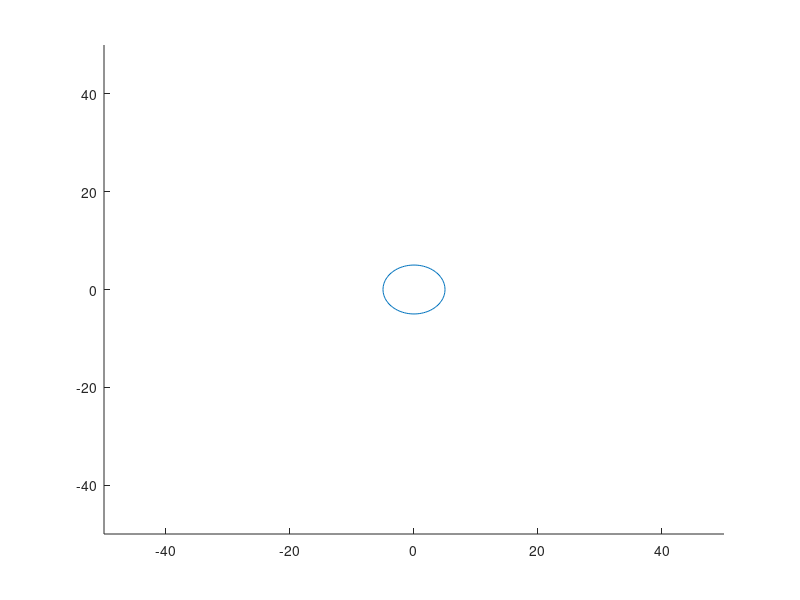

MATLAB code to generate this figure:
function main
  player.fig = figure;
  xlim([-50 50]);
  ylim([-50 50]);
  player.x = 0;
  player.y = 0;
  circle(player.x, player.y,5);
  set(player.fig,'KeyPressFcn',{@keyPress,player.x,player.y});
endfunction

function keyPress(hfig, e,x,y)
  x
  y
  if e.Key == 'w'
    y = y+5;
  elseif e.Key == 'a'
    x = x-5;
  elseif e.Key == 's'
    y = y-5;
  elseif e.Key == 'd'
    x = x+5;
  endif
  circle(x,y,5);
endfunction

function h = circle(x,y,r)
  hold on
  th = 0:pi/50:2*pi;
  xunit = r * cos(th) + x;
  yunit = r * sin(th) + y;
  h = plot(xunit, yunit);
  hold off
end
